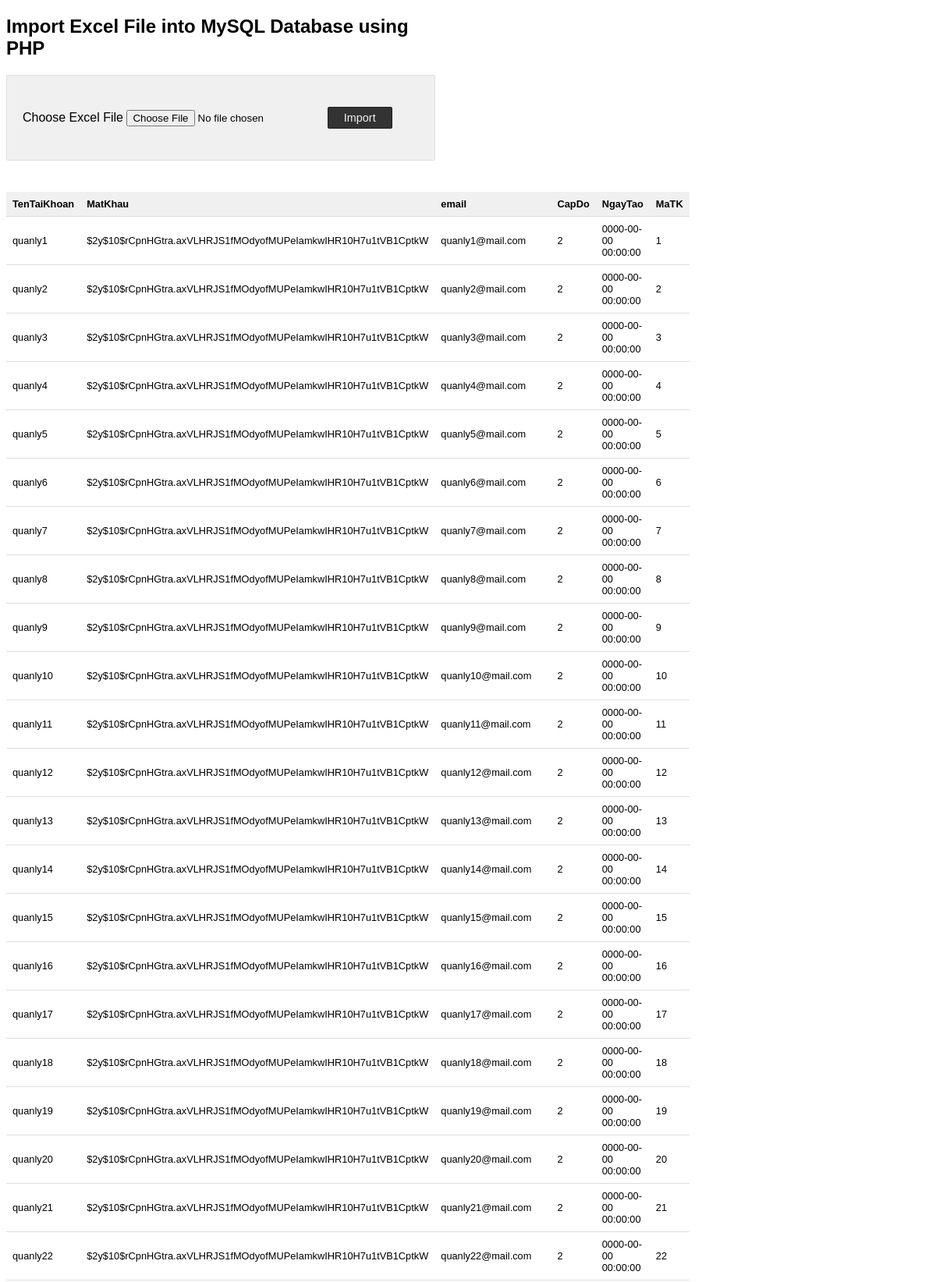
/admin/import_data.php (upper part), run on the app's committed database.
### tables this page shows
CREATE TABLE `taikhoan` (
  `TenTaiKhoan` varchar(30) DEFAULT NULL,
  `MatKhau` varchar(60) DEFAULT NULL,
  `email` varchar(30) DEFAULT NULL,
  `CapDo` tinyint(4) DEFAULT NULL,
  `NgayTao` datetime DEFAULT current_timestamp() ON UPDATE current_timestamp(),
  `MaTK` int(10) NOT NULL
);

### admin/import_data.php (the view, shortened to what this page needs)
<?php
$conn = mysqli_connect("localhost","root","","test");
?>
<!DOCTYPE html>
<html>
<head>
</head>
<body>
    <h2>Import Excel File into MySQL Database using PHP</h2>
    <div class="outer-container">
        <form action="" method="post"
            name="frmExcelImport" id="frmExcelImport" enctype="multipart/form-data">
            <div>
                <label>Choose Excel
                    File</label> <input type="file" name="file"
                    id="file" accept=".xls,.xlsx">
                <button type="submit" id="submit" name="import"
                    class="btn-submit">Import</button>
            </div>
        </form>
    </div>
<?php
    $sqlSelect = "SELECT * FROM taikhoan";
    $result = mysqli_query($conn, $sqlSelect);
if (mysqli_num_rows($result) > 0)
{
?>
    <table class='tutorial-table'>
        <thead>
            <tr>
                <th>TenTaiKhoan</th>
                <th>MatKhau</th>
                <th>email</th>
                <th>CapDo</th>
                <th>NgayTao</th>
                <th>MaTK</th>
            </tr>
        </thead>
<?php
    while ($row = mysqli_fetch_array($result)) {
?>
        <tbody>
        <tr>
            <td><?php  echo $row['TenTaiKhoan']; ?></td>
            <td><?php  echo $row['MatKhau']; ?></td>
            <td><?php  echo $row['email']; ?></td>
            <td><?php  echo $row['CapDo']; ?></td>
            <td><?php  echo $row['NgayTao']; ?></td>
            <td><?php  echo $row['MaTK']; ?></td>
        </tr>
<?php
    }
?>
        </tbody>
    </table>
<?php
}
?>
</body>
</html>

### admin/import_data.php (style rules this page uses)
body { font-family: Arial; width: 550px; }
.outer-container { background: #F0F0F0; border: #e0dfdf 1px solid; padding: 40px 20px; border-radius: 2px; }
.btn-submit { background: #333; border: #1d1d1d 1px solid; border-radius: 2px; color: #f0f0f0; cursor: pointer; padding: 5px 20px; font-size:0.9em; }
.tutorial-table { margin-top: 40px; font-size: 0.8em; border-collapse: collapse; width: 100%; }
.tutorial-table th { background: #f0f0f0; border-bottom: 1px solid #dddddd; padding: 8px; text-align: left; }
.tutorial-table td { background: #FFF; border-bottom: 1px solid #dddddd; padding: 8px; text-align: left; }

### data on the page
taikhoan: TenTaiKhoan "quanly1", MatKhau "$2y$10$rCpnHGtra.axVLHRJS1fMOdyofMUPeIamkwIHR10H7u1tVB1CptkW", email "quanly1@mail.com", CapDo "2", NgayTao "0000-00-00 00:00:00", MaTK "1"
taikhoan: TenTaiKhoan "quanly2", MatKhau "$2y$10$rCpnHGtra.axVLHRJS1fMOdyofMUPeIamkwIHR10H7u1tVB1CptkW", email "quanly2@mail.com", CapDo "2", NgayTao "0000-00-00 00:00:00", MaTK "2"
taikhoan: TenTaiKhoan "quanly3", MatKhau "$2y$10$rCpnHGtra.axVLHRJS1fMOdyofMUPeIamkwIHR10H7u1tVB1CptkW", email "quanly3@mail.com", CapDo "2", NgayTao "0000-00-00 00:00:00", MaTK "3"
taikhoan: TenTaiKhoan "quanly4", MatKhau "$2y$10$rCpnHGtra.axVLHRJS1fMOdyofMUPeIamkwIHR10H7u1tVB1CptkW", email "quanly4@mail.com", CapDo "2", NgayTao "0000-00-00 00:00:00", MaTK "4"
taikhoan: TenTaiKhoan "quanly5", MatKhau "$2y$10$rCpnHGtra.axVLHRJS1fMOdyofMUPeIamkwIHR10H7u1tVB1CptkW", email "quanly5@mail.com", CapDo "2", NgayTao "0000-00-00 00:00:00", MaTK "5"
taikhoan: TenTaiKhoan "quanly6", MatKhau "$2y$10$rCpnHGtra.axVLHRJS1fMOdyofMUPeIamkwIHR10H7u1tVB1CptkW", email "quanly6@mail.com", CapDo "2", NgayTao "0000-00-00 00:00:00", MaTK "6"
taikhoan: TenTaiKhoan "quanly7", MatKhau "$2y$10$rCpnHGtra.axVLHRJS1fMOdyofMUPeIamkwIHR10H7u1tVB1CptkW", email "quanly7@mail.com", CapDo "2", NgayTao "0000-00-00 00:00:00", MaTK "7"
taikhoan: TenTaiKhoan "quanly8", MatKhau "$2y$10$rCpnHGtra.axVLHRJS1fMOdyofMUPeIamkwIHR10H7u1tVB1CptkW", email "quanly8@mail.com", CapDo "2", NgayTao "0000-00-00 00:00:00", MaTK "8"
taikhoan: TenTaiKhoan "quanly9", MatKhau "$2y$10$rCpnHGtra.axVLHRJS1fMOdyofMUPeIamkwIHR10H7u1tVB1CptkW", email "quanly9@mail.com", CapDo "2", NgayTao "0000-00-00 00:00:00", MaTK "9"
taikhoan: TenTaiKhoan "quanly10", MatKhau "$2y$10$rCpnHGtra.axVLHRJS1fMOdyofMUPeIamkwIHR10H7u1tVB1CptkW", email "quanly10@mail.com", CapDo "2", NgayTao "0000-00-00 00:00:00", MaTK "10"
taikhoan: TenTaiKhoan "quanly11", MatKhau "$2y$10$rCpnHGtra.axVLHRJS1fMOdyofMUPeIamkwIHR10H7u1tVB1CptkW", email "quanly11@mail.com", CapDo "2", NgayTao "0000-00-00 00:00:00", MaTK "11"
taikhoan: TenTaiKhoan "quanly12", MatKhau "$2y$10$rCpnHGtra.axVLHRJS1fMOdyofMUPeIamkwIHR10H7u1tVB1CptkW", email "quanly12@mail.com", CapDo "2", NgayTao "0000-00-00 00:00:00", MaTK "12"
taikhoan: TenTaiKhoan "quanly13", MatKhau "$2y$10$rCpnHGtra.axVLHRJS1fMOdyofMUPeIamkwIHR10H7u1tVB1CptkW", email "quanly13@mail.com", CapDo "2", NgayTao "0000-00-00 00:00:00", MaTK "13"
taikhoan: TenTaiKhoan "quanly14", MatKhau "$2y$10$rCpnHGtra.axVLHRJS1fMOdyofMUPeIamkwIHR10H7u1tVB1CptkW", email "quanly14@mail.com", CapDo "2", NgayTao "0000-00-00 00:00:00", MaTK "14"
taikhoan: TenTaiKhoan "quanly15", MatKhau "$2y$10$rCpnHGtra.axVLHRJS1fMOdyofMUPeIamkwIHR10H7u1tVB1CptkW", email "quanly15@mail.com", CapDo "2", NgayTao "0000-00-00 00:00:00", MaTK "15"
taikhoan: TenTaiKhoan "quanly16", MatKhau "$2y$10$rCpnHGtra.axVLHRJS1fMOdyofMUPeIamkwIHR10H7u1tVB1CptkW", email "quanly16@mail.com", CapDo "2", NgayTao "0000-00-00 00:00:00", MaTK "16"
taikhoan: TenTaiKhoan "quanly17", MatKhau "$2y$10$rCpnHGtra.axVLHRJS1fMOdyofMUPeIamkwIHR10H7u1tVB1CptkW", email "quanly17@mail.com", CapDo "2", NgayTao "0000-00-00 00:00:00", MaTK "17"
taikhoan: TenTaiKhoan "quanly18", MatKhau "$2y$10$rCpnHGtra.axVLHRJS1fMOdyofMUPeIamkwIHR10H7u1tVB1CptkW", email "quanly18@mail.com", CapDo "2", NgayTao "0000-00-00 00:00:00", MaTK "18"
taikhoan: TenTaiKhoan "quanly19", MatKhau "$2y$10$rCpnHGtra.axVLHRJS1fMOdyofMUPeIamkwIHR10H7u1tVB1CptkW", email "quanly19@mail.com", CapDo "2", NgayTao "0000-00-00 00:00:00", MaTK "19"
taikhoan: TenTaiKhoan "quanly20", MatKhau "$2y$10$rCpnHGtra.axVLHRJS1fMOdyofMUPeIamkwIHR10H7u1tVB1CptkW", email "quanly20@mail.com", CapDo "2", NgayTao "0000-00-00 00:00:00", MaTK "20"
taikhoan: TenTaiKhoan "quanly21", MatKhau "$2y$10$rCpnHGtra.axVLHRJS1fMOdyofMUPeIamkwIHR10H7u1tVB1CptkW", email "quanly21@mail.com", CapDo "2", NgayTao "0000-00-00 00:00:00", MaTK "21"
taikhoan: TenTaiKhoan "quanly22", MatKhau "$2y$10$rCpnHGtra.axVLHRJS1fMOdyofMUPeIamkwIHR10H7u1tVB1CptkW", email "quanly22@mail.com", CapDo "2", NgayTao "0000-00-00 00:00:00", MaTK "22"
